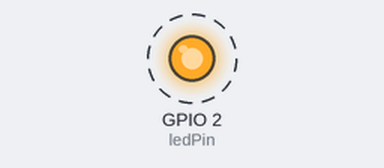
A sketch run on a simulated ESP32. Shown: output pins drawn as LEDs (lit = HIGH). Dashed ring = blinking.

Above: at 0.5 s.
Timing chart, 0 to 4.6 s (numbered marks = the images above):
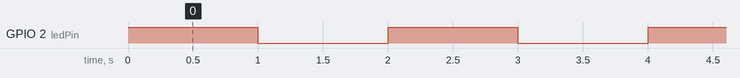

Measured:
- by itself, GPIO 2 (ledPin): alternates HIGH for 1.0 s and LOW for 1.0 s

The sketch:

led.ino
```cpp
class LEDController {
  private:
    int pin;
    bool isOn;

  public:
    // Constructor
    LEDController(int pinNumber) {
      pin = pinNumber;
      isOn = false;
      pinMode(pin, OUTPUT);
    }


    void turnOn() {
      digitalWrite(pin, HIGH);
      isOn = true;
    }


    void turnOff() {
      digitalWrite(pin, LOW);
      isOn = false;
    }


    void toggle() {
      if (isOn) {
        turnOff();
      } else {
        turnOn();
      }
    }
};

const int ledPin = 2;
LEDController led2(ledPin);

void setup() {

}

void loop() {
  led2.turnOn();
  delay(1000);
  led2.turnOff();
  delay(1000);
}
```
